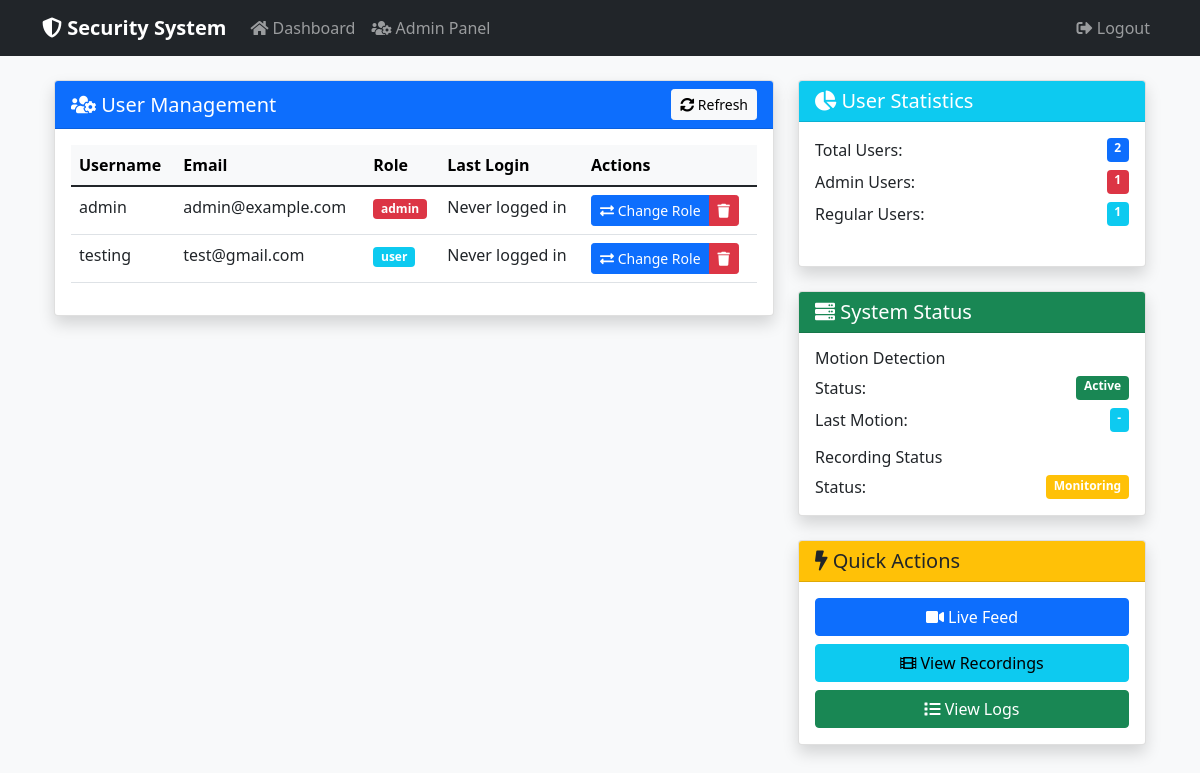
The page /admin (signed in) on the database its author committed.
### app.py (models this page shows, shortened)
class User(UserMixin, db.Model):
    id = db.Column(db.Integer, primary_key=True)
    username = db.Column(db.String(80), unique=True, nullable=False)
    email = db.Column(db.String(120), unique=True, nullable=False)
    password_hash = db.Column(db.String(128))
    role = db.Column(db.String(20), default='user')  # 'admin' or 'user'

### app.py (the view)
@app.route('/admin')
@login_required
def admin():
    if current_user.role != 'admin':
        flash('Bu sayfaya erişim yetkiniz yok')
        return redirect(url_for('dashboard'))
    users = User.query.all()
    return render_template('admin.html', users=users)

### app.py (called while the page is built)
@login_manager.user_loader
def load_user(user_id):
    return User.query.get(int(user_id))

### templates/admin.html (shortened to what this page needs)
{% extends "base.html" %}
{% block content %}
<div class="container-fluid">
<div class="row">
    <div class="col-md-8 mb-4">
            <div class="card shadow">
                <div class="card-header bg-primary text-white d-flex justify-content-between align-items-center">
                <h5 class="mb-0">
                        <i class="fas fa-users-cog"></i> User Management
                </h5>
                    <button class="btn btn-light btn-sm" onclick="refreshUsers()">
                        <i class="fas fa-sync-alt"></i> Refresh
                    </button>
            </div>
            <div class="card-body">
                <div class="table-responsive">
                    <table class="table table-hover">
                            <thead class="table-light">
                            <tr>
                                    <th>Username</th>
                                    <th>Email</th>
                                    <th>Role</th>
                                    <th>Last Login</th>
                                    <th>Actions</th>
                            </tr>
                        </thead>
                        <tbody>
                            {% for user in users %}
                            <tr>
                                <td>{{ user.username }}</td>
                                <td>{{ user.email }}</td>
                                <td>
                                    <span class="badge {% if user.role == 'admin' %}bg-danger{% else %}bg-info{% endif %}">
                                        {{ user.role }}
                                    </span>
                                </td>
                                    <td>{{ user.last_login|default('Never logged in', true) }}</td>
                                <td>
                                    <div class="btn-group">
                                        <button type="button" class="btn btn-sm btn-primary"
                                                onclick="updateRole('{{ user.id }}', '{{ 'user' if user.role == 'admin' else 'admin' }}')">
                                                <i class="fas fa-exchange-alt"></i> Change Role
                                            </button>
                                            <button type="button" class="btn btn-sm btn-danger"
                                                    onclick="deleteUser('{{ user.id }}')">
                                                <i class="fas fa-trash"></i>
                                        </button>
                                    </div>
                                </td>
                            </tr>
                            {% endfor %}
                        </tbody>
                    </table>
                </div>
            </div>
        </div>
    </div>
        <div class="col-md-4">
            <div class="card shadow mb-4">
            <div class="card-header bg-info text-white">
                <h5 class="mb-0">
                        <i class="fas fa-chart-pie"></i> User Statistics
                </h5>
            </div>
            <div class="card-body">
                <div class="mb-4">
                    <div class="d-flex justify-content-between mb-2">
                            <span>Total Users:</span>
                        <span class="badge bg-primary">{{ users|length }}</span>
                    </div>
                    <div class="d-flex justify-content-between mb-2">
                            <span>Admin Users:</span>
                        <span class="badge bg-danger">{{ users|selectattr('role', 'equalto', 'admin')|list|length }}</span>
                    </div>
                    <div class="d-flex justify-content-between">
                            <span>Regular Users:</span>
                        <span class="badge bg-info">{{ users|selectattr('role', 'equalto', 'user')|list|length }}</span>
                        </div>
                    </div>
                </div>
            </div>
            <div class="card shadow mb-4">
                <div class="card-header bg-success text-white">
                    <h5 class="mb-0">
                        <i class="fas fa-server"></i> System Status
                    </h5>
                </div>
                <div class="card-body">
                    <div class="mb-3">
                        <h6>Motion Detection</h6>
                    <div class="d-flex justify-content-between mb-2">
                            <span>Status:</span>
                            <span class="badge bg-success" id="motionStatus">Active</span>
                        </div>
                        <div class="d-flex justify-content-between">
                            <span>Last Motion:</span>
                            <span class="badge bg-info" id="lastMotion">-</span>
                        </div>
                    </div>
                    <div>
                        <h6>Recording Status</h6>
                    <div class="d-flex justify-content-between">
                            <span>Status:</span>
                            <span class="badge bg-warning" id="recordingStatus">Monitoring</span>
                        </div>
                    </div>
                </div>
            </div>
            <div class="card shadow">
                <div class="card-header bg-warning text-dark">
                    <h5 class="mb-0">
                        <i class="fas fa-bolt"></i> Quick Actions
                    </h5>
                </div>
                <div class="card-body">
                    <div class="d-grid gap-2">
                        <button class="btn btn-primary" onclick="location.href='/dashboard'">
                            <i class="fas fa-video"></i> Live Feed
                        </button>
                        <button class="btn btn-info" onclick="location.href='/recordings'">
                            <i class="fas fa-film"></i> View Recordings
                        </button>
                        <button class="btn btn-success" onclick="location.href='/logs'">
                            <i class="fas fa-list"></i> View Logs
                        </button>
                    </div>
                </div>
            </div>
        </div>
    </div>
</div>
{% endblock %}

### templates/base.html (shortened to what this page needs)
<!DOCTYPE html>
<html lang="en">
<head>
    <link href="https://cdn.jsdelivr.net/npm/bootstrap@5.1.3/dist/css/bootstrap.min.css" rel="stylesheet">
    <link href="https://cdnjs.cloudflare.com/ajax/libs/font-awesome/5.15.4/css/all.min.css" rel="stylesheet">
</head>
<body>
    <nav class="navbar navbar-expand-lg navbar-dark bg-dark">
        <div class="container">
            <a class="navbar-brand" href="{{ url_for('dashboard') }}">
                <i class="fas fa-shield-alt"></i> Security System
            </a>
            <div class="collapse navbar-collapse" id="navbarNav">
                <ul class="navbar-nav me-auto">
                    <li class="nav-item">
                        <a class="nav-link" href="{{ url_for('dashboard') }}">
                            <i class="fas fa-home"></i> Dashboard
                        </a>
                    </li>
                    {% if current_user.is_authenticated and current_user.role == 'admin' %}
                    <li class="nav-item">
                        <a class="nav-link" href="{{ url_for('admin') }}">
                            <i class="fas fa-users-cog"></i> Admin Panel
                        </a>
                    </li>
                    {% endif %}
                </ul>
                <ul class="navbar-nav">
                    {% if current_user.is_authenticated %}
                    <li class="nav-item">
                        <a class="nav-link" href="{{ url_for('logout') }}">
                            <i class="fas fa-sign-out-alt"></i> Logout
                        </a>
                    </li>
                    {% endif %}
                </ul>
            </div>
        </div>
    </nav>
    <div class="container mt-4">
        {% block content %}{% endblock %}
    </div>
</body>
</html>

### templates/base.html (style rules this page uses)
body { background-color: #f8f9fa; }
.navbar-brand { font-weight: bold; }
.card { margin-bottom: 20px; box-shadow: 0 2px 4px rgba(0,0,0,0.1); }
.card-header { font-weight: bold; }

### rows shown on the page
User: username "admin", email "admin@example.com", role "admin", last_login "Never logged in"
User: username "testing", email "test@gmail.com", role "user", last_login "Never logged in"

### other values the page prints
{{ users|length }} "2"
{{ users|selectattr('role', 'equalto', 'admin')|list|length }} "1"
{{ users|selectattr('role', 'equalto', 'user')|list|length }} "1"
